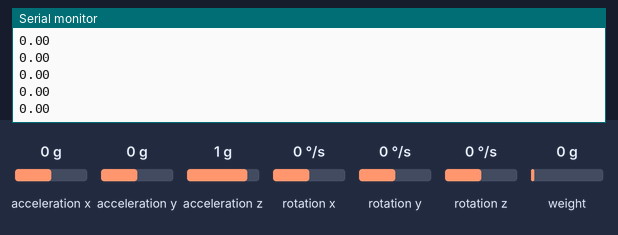
This program was run on a simulated Arduino Nano, built with avr-gcc and run on an emulated ATmega328P. On the bench: the last lines printed to the serial monitor. The inputs (shaded band) are chosen by the test bench; at power-on: weight on the scale 0 g, acceleration x 0 g, acceleration y 0 g, acceleration z 1 g, rotation x 0 °/s, rotation y 0 °/s, rotation z 0 °/s.

Above: at 2.2 s.
2.3 s: weight on the scale set to 100 g
At 2.61 s:
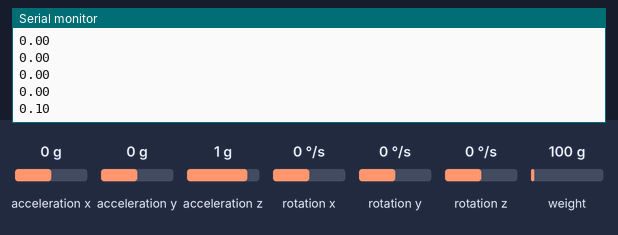
3.8 s: weight on the scale set to 1250 g
At 3.81 s:
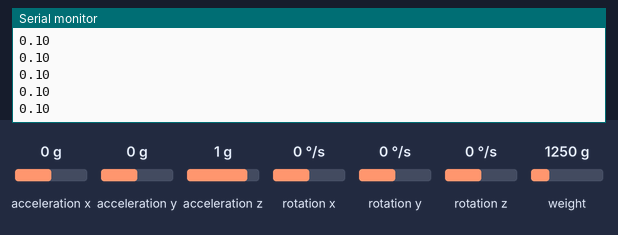
Timing chart, 0 to 6.8 s (numbered marks = the images above; inputs shaded):
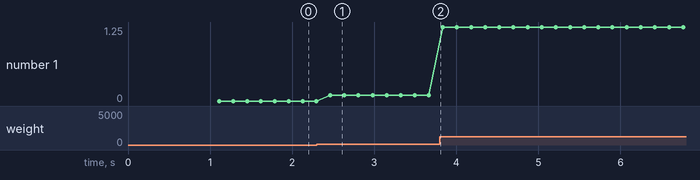

Measured:
- after the input at 2.3 s, the serial monitor: prints a new line after 0.17 s (image 1)
- plotted number 1: 0 → 0.1 after the input at 2.3 s, 0.1 → 1.25 after the input at 3.8 s

The program:

main.cpp
```cpp
#include <Arduino.h>
#include <Wire.h>
#include "I2Cdev.h"
#include "MPU6050_6Axis_MotionApps20.h"
#include "HX711.h"
#include <SoftwareSerial.h>
#include <ArduinoJson.h>

// Create an MPU6050 object
MPU6050 mpu;

// Variables to hold raw acceleration data
int16_t ax, ay, az;

const int LOADCELL_DOUT_PIN = 8;
const int LOADCELL_SCK_PIN = 9;

float calibration_factor = 18750; //TODO: ajustar isso
float weight = 0;

HX711 scale;

JsonDocument doc;

SoftwareSerial bluetooth(5, 6); // RX/TX

void setup() {
    Serial.begin(9600);
    Wire.begin();
    //Wire.setClock(5000);
    // Initialize MPU6050
    Serial.println("Initializing MPU6050...");
    mpu.initialize();

    mpu.setFullScaleAccelRange(MPU6050_ACCEL_FS_2);

    // Check connection
    if (mpu.testConnection()) {
        Serial.println("MPU6050 connection successful");
    } else {
        Serial.println("MPU6050 connection failed");
        while (1); // Halt if connection fails
    }

    scale.begin(LOADCELL_DOUT_PIN, LOADCELL_SCK_PIN);

    Serial.println("Scale test print");

    scale.set_scale(calibration_factor);
    scale.tare();

    Serial.println("Scale set");

    Wire.begin();
    bluetooth.begin(9600);

    Serial.println("Bluetooth set");
}

void loop() {
    // Get acceleration values
    mpu.getAcceleration(&ax, &ay, &az);

    weight = scale.get_units(1);

    doc["a"] = ay;
    doc["w"] = weight;

    Serial.println(weight);

    serializeJson(doc, bluetooth);
    bluetooth.println();
    delay(50);
}
```
